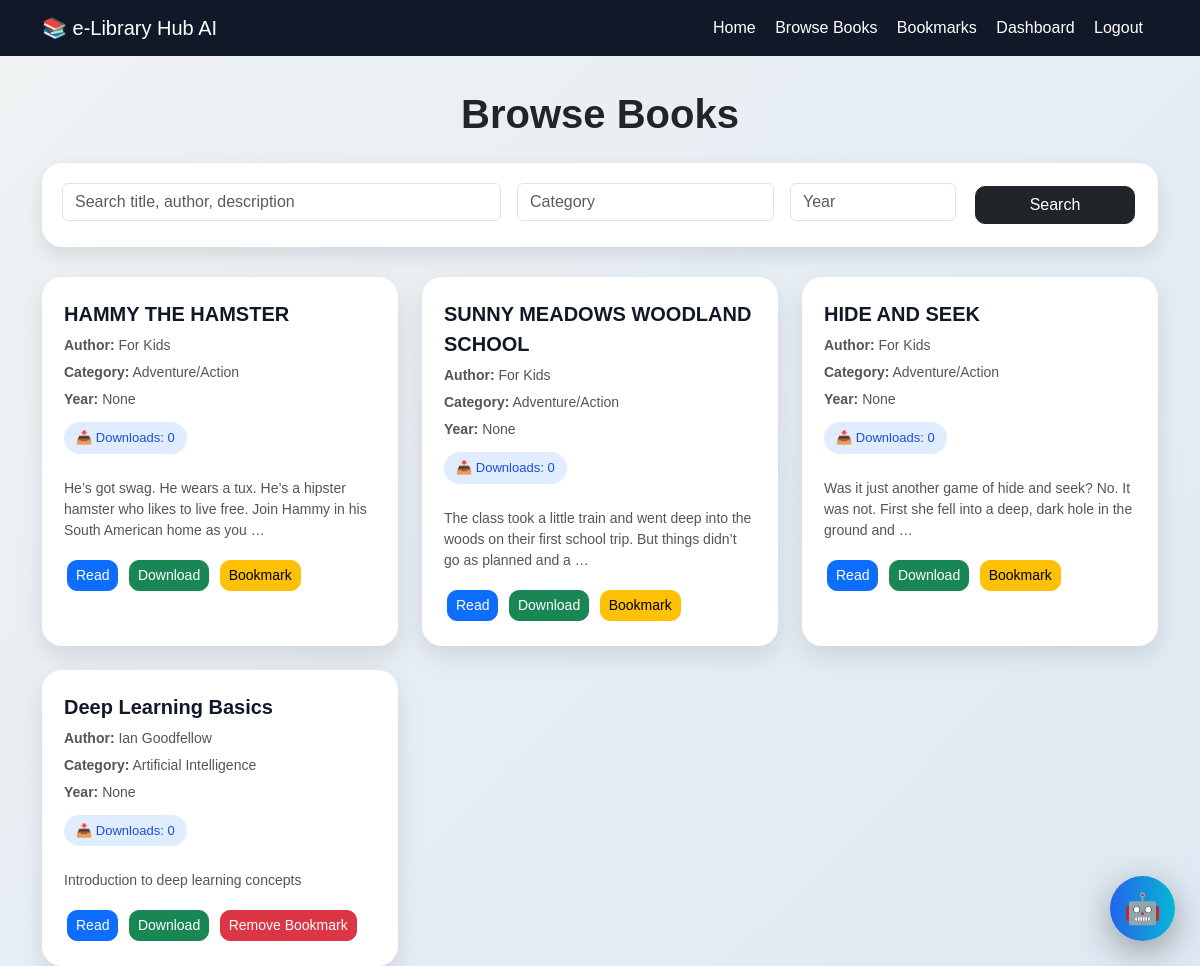
/books/ (signed in), run on an earlier commit of the app's database.
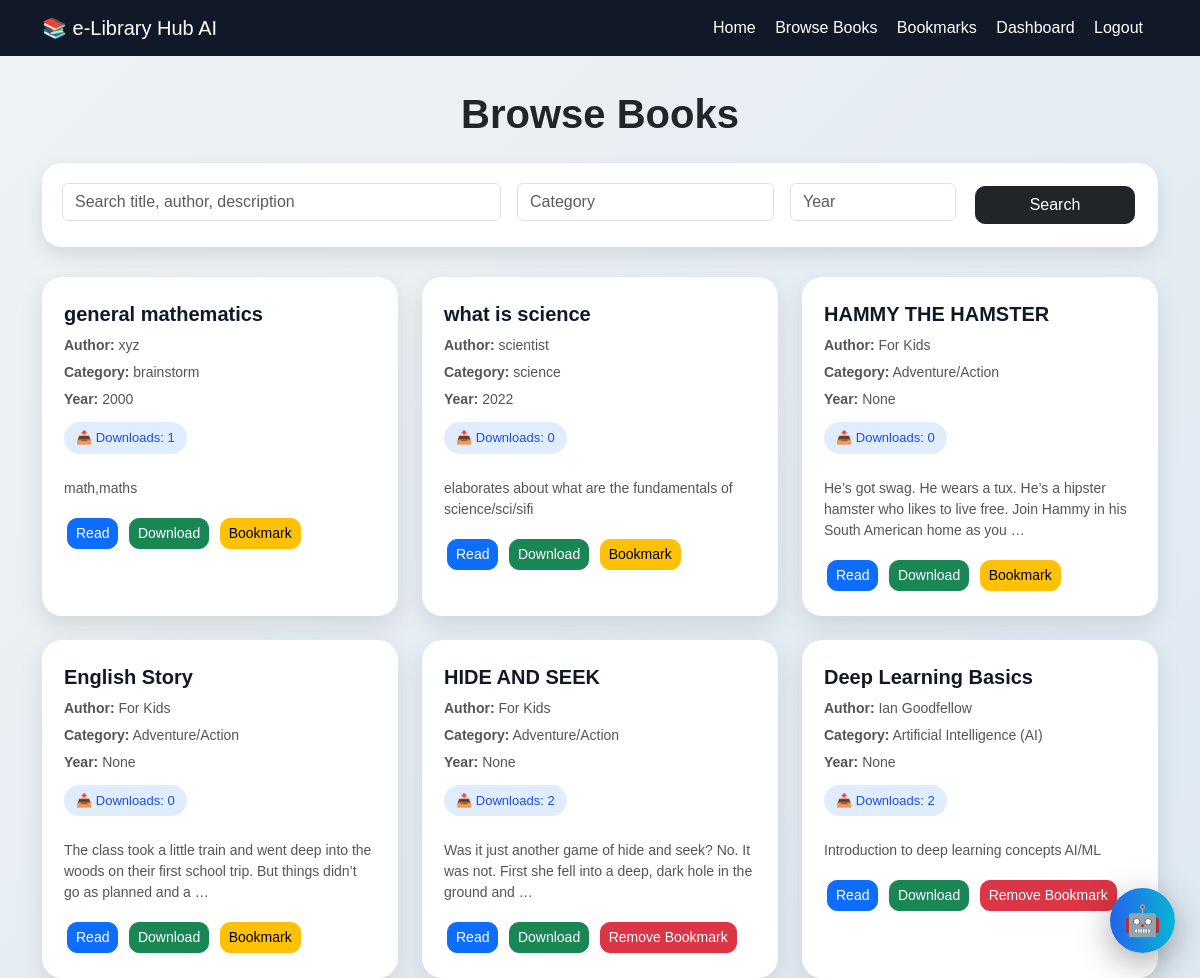
And on a later commit of the database.
### library/models.py (models this page shows, shortened)
class Book(models.Model):
    title = models.CharField(max_length=200)
    author = models.CharField(max_length=200)
    category = models.CharField(max_length=100, blank=True, null=True)
    year = models.IntegerField(blank=True, null=True)
    description = models.TextField(blank=True, null=True)
    pdf = models.FileField(upload_to='books/', blank=True, null=True)
    downloads = models.IntegerField(default=0)

### library/views.py (the view)
# urls.py: path('books/', views.book_list, name='book_list'),
@login_required(login_url='login')
def book_list(request):
    books = Book.objects.all().order_by('-id')
    query = request.GET.get("q", "")
    category = request.GET.get("category", "")
    year = request.GET.get("year", "")
    if query:
        books = books.filter(
            Q(title__icontains=query) |
            Q(author__icontains=query) |
            Q(description__icontains=query)
        )
    if category:
        books = books.filter(category__icontains=category)
    if year:
        books = books.filter(year=year)
    bookmarked_books = list(
        Bookmark.objects.filter(
            user=request.user
        ).values_list("book_id", flat=True)
    )
    return render(request, "library/book_list.html", {
        "books": books,
        "bookmarked_books": bookmarked_books,
        "query": query,
        "category": category,
        "year": year,
    })

### library/templates/library/book_list.html (shortened to what this page needs)
{% load static %}
<!DOCTYPE html>
<html lang="en">
<head>
    <link href="https://cdn.jsdelivr.net/npm/bootstrap@5.3.2/dist/css/bootstrap.min.css" rel="stylesheet">
</head>
<body>
<nav class="navbar navbar-expand-lg fixed-top">
    <div class="container">
        <a href="{% url 'home' %}" class="navbar-brand">📚 e-Library Hub AI</a>
        <div class="ms-auto">
            <a href="{% url 'home' %}">Home</a>
            <a href="{% url 'book_list' %}">Browse Books</a>
            <a href="{% url 'bookmarks' %}">Bookmarks</a>
            <a href="{% url 'dashboard' %}">Dashboard</a>
            <a href="{% url 'logout' %}">Logout</a>
        </div>
    </div>
</nav>
<div class="container">
    <h1 class="page-title">Browse Books</h1>
    <div class="search-box">
        <form method="GET">
            <div class="row g-3">
                <div class="col-md-5">
                    <input type="text" name="q" value="{{ query }}" class="form-control" placeholder="Search title, author, description">
                </div>
                <div class="col-md-3">
                    <input type="text" name="category" value="{{ category }}" class="form-control" placeholder="Category">
                </div>
                <div class="col-md-2">
                    <input type="text" name="year" value="{{ year }}" class="form-control" placeholder="Year">
                </div>
                <div class="col-md-2 d-grid">
                    <button type="submit" class="btn btn-dark">Search</button>
                </div>
            </div>
        </form>
    </div>
    <div class="row g-4">
        {% for book in books %}
        <div class="col-md-6 col-lg-4">
            <div class="book-card">
                <div class="book-title">{{ book.title }}</div>
                <div class="book-info"><b>Author:</b> {{ book.author }}</div>
                <div class="book-info"><b>Category:</b> {{ book.category }}</div>
                <div class="book-info"><b>Year:</b> {{ book.year }}</div>
                <div class="download-count">
                    📥 Downloads: {{ book.downloads }}
                </div>
                {% if book.description %}
                <div class="book-desc">
                    {{ book.description|truncatewords:25 }}
                </div>
                {% endif %}
                <div class="mt-3">
                    {% if book.pdf %}
                    <a href="{{ book.pdf.url }}" target="_blank" class="btn btn-primary btn-sm">Read</a>
                    <a href="{% url 'download_book' book.id %}" class="btn btn-success btn-sm">Download</a>
                    {% endif %}
                    {% if book.id in bookmarked_books %}
                    <form method="POST" action="{% url 'remove_bookmark' book.id %}" style="display:inline;">
                        <button class="btn btn-danger btn-sm">Remove Bookmark</button>
                    </form>
                    {% else %}
                    <form method="POST" action="{% url 'add_bookmark' book.id %}" style="display:inline;">
                        <button class="btn btn-warning btn-sm">Bookmark</button>
                    </form>
                    {% endif %}
                </div>
            </div>
        </div>
        {% empty %}
        <p class="text-center">No books found.</p>
        {% endfor %}
    </div>
</div>
<div class="chat-toggle" onclick="toggleChat()">🤖</div>
</body>
</html>

What changed in the data, as far as the page shows it:
added Book: title "general mathematics", author "xyz", category "brainstorm", year "2000", downloads "1", description "math,maths", shows "Bookmark"
added Book: title "what is science", author "scientist", category "science", year "2022", downloads "0", description "elaborates about what are the fundamentals of science/sci/sifi", shows "Bookmark"
changed Book: title "SUNNY MEADOWS WOODLAND SCHOOL" → "English Story"
changed Book "HIDE AND SEEK": downloads "0" → "2"; text "Bookmark" → "Remove Bookmark"
changed Book "Deep Learning Basics": category "Artificial Intelligence" → "Artificial Intelligence (AI)"; downloads "0" → "2"; description "Introduction to deep learning concepts" → "Introduction to deep learning concepts AI/ML"
